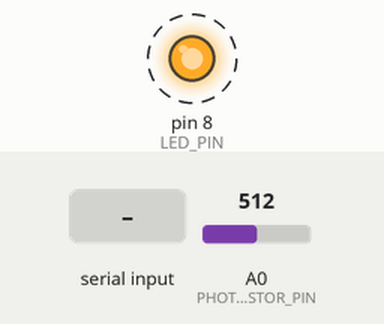
Simulated run of this sketch. Board: Arduino Uno, built with avr-gcc and run on an emulated ATmega328P. On the bench: output pins drawn as LEDs (lit = HIGH). Dashed ring = blinking. The test bench sets the inputs (shaded band); at power-on: A0 (PHOTORESISTOR_PIN) = 512. What the sketch prints to the serial monitor is not drawn.

Above: at 1.13 s.
1.3 s: A0 (PHOTORESISTOR_PIN) set to 417
4.3 s: A0 (PHOTORESISTOR_PIN) set to 386
7.3 s: "stop\n" received over Serial
Timing chart, 0 to 16.3 s (numbered marks = the images above; inputs shaded):
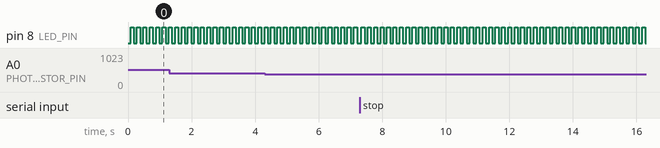

The sketch:

main.ino
```cpp
#define PHOTORESISTOR_PIN A0
#define LED_PIN 8

const int LIGHT_THRESHOLD = 220;

bool isAlarmActive = false;

int readBrightness();
void checkSerialInput();

void setup() {
  Serial.begin(9600);
  Serial.println("Serial Alarm System Initialized.");
  Serial.println("Waiting for brightness readings...");

  pinMode(LED_PIN, OUTPUT);
}

void loop() {
  checkSerialInput();

  int rawBrightness = readBrightness();

  int mappedValue = map(rawBrightness, 0, 1023, 0, 255);

  Serial.print("Brightness: ");
  Serial.print(rawBrightness);
  Serial.print(" (Mapped: ");
  Serial.print(mappedValue);
  Serial.print(")");

  if (rawBrightness >= LIGHT_THRESHOLD) {
    if (isAlarmActive == false) {
      Serial.println("\n*** ALARM TRIGGERED! *");
    }
    isAlarmActive = true;
  }

  if (isAlarmActive) {
    Serial.println(" (ALARM ACTIVE)");
    digitalWrite(LED_PIN, HIGH);
    delay(100);

    checkSerialInput();

    digitalWrite(LED_PIN, LOW);
    delay(100);

  } else {
    Serial.println(" (System Safe)");
    digitalWrite(LED_PIN, LOW);
    delay(200);
  }
}

void checkSerialInput() {
  if (Serial.available() > 0) {
    String command = Serial.readStringUntil('\n');

    command.trim();
    command.toLowerCase();

    if (command == "stop") {
      isAlarmActive = false;
      digitalWrite(LED_PIN, LOW);
      Serial.println("\n*** ALARM STOPPED BY USER *");
    }
  }
}

int readBrightness() {
  int analogValue = analogRead(PHOTORESISTOR_PIN);
  return analogValue;
}
```

Measured:
- by itself, pin 8 (LED_PIN): alternates HIGH for 0.10 s and LOW for 0.10 s
